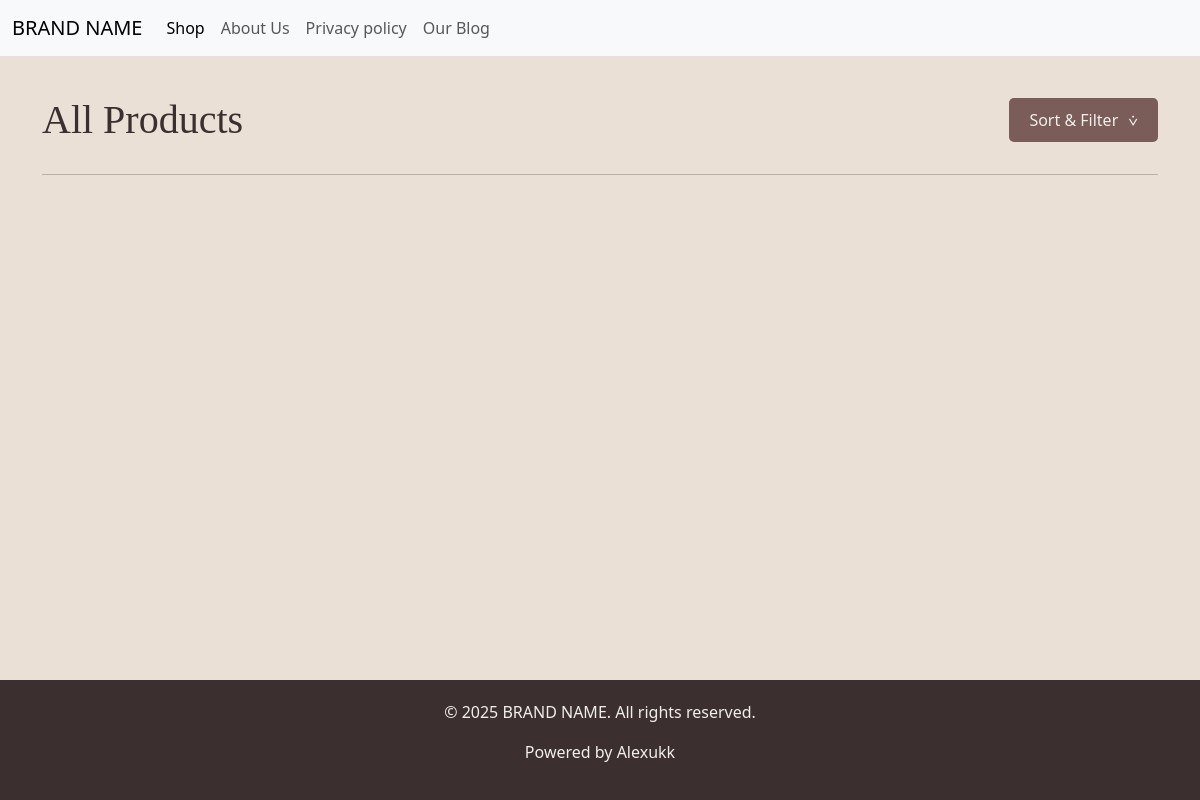
The page /shop on the database as committed earlier.
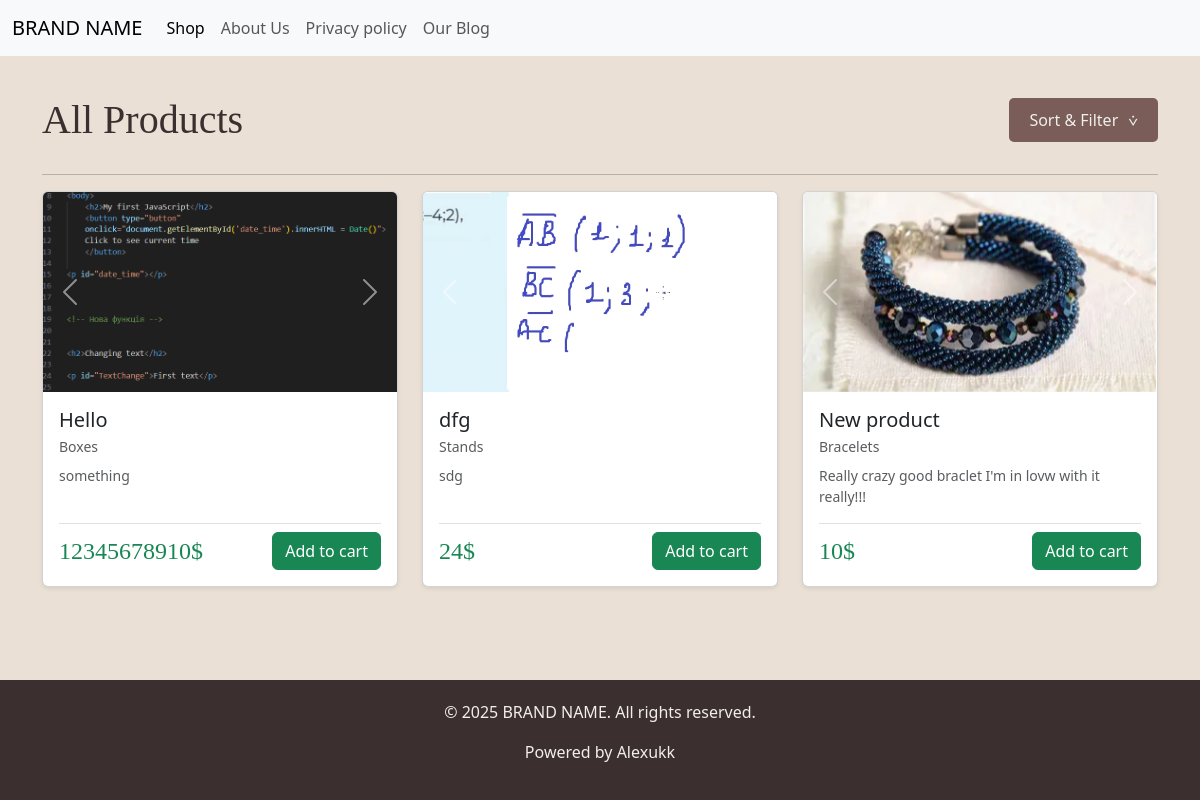
The same page on the database as committed later.
### main.py (models this page shows, shortened)
class Product(db.Model):
    id = db.Column(db.Integer, primary_key=True)
    title = db.Column(db.String(300), nullable=False)
    text = db.Column(db.Text, nullable=False)
    price = db.Column(db.Integer, nullable=False)
    photo1 = db.Column(db.String, nullable=False)
    photo2 = db.Column(db.String, nullable=False)
    photo3 = db.Column(db.String, nullable=False)
    category = db.Column(db.String(100), nullable=True)

### main.py (the view)
@app.route('/shop', methods=['GET'])
def shop():
    sort_by = request.args.get('sort_by')
    category = request.args.get('type')
    query = Product.query
    if category:
        print(f"Filtering by category: {category}")  # Use f-string for better debugging
        query = query.filter_by(category=category.capitalize())
    else:
        print("No category filter applied.")
    if sort_by == 'price_asc':
        query = query.order_by(Product.price.asc())
    elif sort_by == 'price_desc':
        query = query.order_by(Product.price.desc())
    products = query.all()
    return render_template('shop.html', products=products)

### templates/shop.html (shortened to what this page needs)
{% extends "base.html" %}
{% block content %}
    <section class="shop-page container">
        <div class="shop-controls">
            <h1 class="page-title">All Products</h1>
            <div class="dropdown">
                <button class="sort-button">
                    <span>Sort & Filter</span>
                    <span class="arrow">⩒</span>
                </button>
            </div>
        </div>
        <hr>
        <div class="row g-4">
    {% for product in products %}
    <div class="col-12 col-md-6 col-lg-4">
        <div class="card h-100 shadow-sm">
            <div class="product-img-container">
                <div id="productCarousel_{{ product.id }}" class="carousel slide" data-bs-ride="carousel" data-bs-interval="10000">
                    <div class="carousel-inner">
                        {% if product.photo1 %}
                        <div class="carousel-item active">
                            <img src="{{ './static/' + product.photo1}}" class="card-img-top" alt="{{ product.title }} 1">
                        </div>
                        {% endif %}
                    </div>
                    <button class="carousel-control-prev" type="button" data-bs-target="#productCarousel_{{ product.id }}" data-bs-slide="prev">
                        <span class="carousel-control-prev-icon" aria-hidden="true"></span>
                    </button>
                    <button class="carousel-control-next" type="button" data-bs-target="#productCarousel_{{ product.id }}" data-bs-slide="next">
                        <span class="carousel-control-next-icon" aria-hidden="true"></span>
                    </button>
                </div>
            </div> <div class="card-body d-flex flex-column">
                <h5 class="card-title mb-1">{{ product.title }}</h5>
                <p class="text-muted small mb-2">{{ product.category }}</p>
                <p class="card-text flex-grow-1 text-muted small">{{ product.text|truncate(80) }}</p>
                <div class="d-flex justify-content-between align-items-center mt-auto pt-2 border-top">
                    <h4 class="text-success mb-0">{{ product.price }}$</h4>
                    <a href="{{ url_for('addToCart', product_id=product.id) }}" class="btn btn-success">Add to cart</a>
                </div>
            </div>
        </div>
    </div>
    {% endfor %}
</div>
    </section>
{% endblock %}

### templates/base.html (shortened to what this page needs)
<!DOCTYPE html>
<html lang="en">
<head>
    <link rel="stylesheet" href="/static/css/main.css">
    <link href="https://cdn.jsdelivr.net/npm/bootstrap@5.3.8/dist/css/bootstrap.min.css" rel="stylesheet">
</head>
<body>
    <nav class="navbar navbar-expand-lg bg-body-tertiary">
  <div class="container-fluid">
    <a class="navbar-brand" href="{{ url_for('index') }}">BRAND NAME</a>
    <div class="collapse navbar-collapse" id="navbarNavDropdown">
      <ul class="navbar-nav">
        <li class="nav-item">
          <a class="nav-link active" aria-current="page" href="{{url_for('shop')}}">Shop</a>
        </li>
        <li class="nav-item">
          <a class="nav-link" href="{{url_for('aboutUs')}}">About Us</a>
        </li>
        <li class="nav-item">
          <a class="nav-link" href="{{ url_for('privacy_policy') }}">Privacy policy</a>
        </li>
          <li class="nav-item">
          <a class="nav-link" href="{{ url_for('posts') }}">Our Blog</a>
        </li>
      </ul>
    </div>
  </div>
</nav>
    <main>
        {% block content %}{% endblock %}
    </main>
    <footer class="footer">
        <div class="container footer-content">
            <p>&copy; 2025 BRAND NAME. All rights reserved.</p>
            <p class="creator-info">
                Powered by <a href="https://github.com/Alexukk" target="_blank">Alexukk</a>
            </p>
        </div>
    </footer>
</body>
</html>

### static/css/main.css (style rules this page uses)
:root { --dark-coffee: #3C2F2F; --medium-roast: #7A5C58; --latte: #EAE0D5; --cream: #F0EFEA; --text-color: #554A4A; --font-heading: 'Cormorant Garamond', serif; --font-body: 'Montserrat', sans-serif; }
body { font-family: var(--font-body); color: var(--text-color); background-color: var(--medium-roast); margin: 0; line-height: 1.6; display: flex; flex-direction: column; min-height: 100vh; }
main { flex-grow: 1; background-color: var(--latte); }
.container { max-width: 1100px; margin: 0 auto; padding: 0 20px; }
h2, h4 { font-family: var(--font-heading); color: var(--dark-coffee); }
.footer { background-color: var(--dark-coffee); color: var(--cream); text-align: center; padding: 20px 0; }
a { color: inherit; text-decoration: none; transition: color 0.3s ease; }
.footer a { color: var(--cream); text-decoration: none; border-bottom: 1px solid transparent; }
.shop-page { padding: 40px 0; }
.shop-controls { display: flex; justify-content: space-between; align-items: center; margin-bottom: 30px; position: relative; z-index: 10; }
.page-title { font-size: 2.5em; font-family: var(--font-heading); color: var(--dark-coffee); margin: 0; }
.dropdown { position: relative; display: inline-block; }
.sort-button { background-color: var(--medium-roast); color: var(--cream); padding: 10px 20px; font-size: 1em; border: none; cursor: pointer; border-radius: 5px; transition: background-color 0.3s; display: flex; align-items: center; gap: 10px; }
.card-img-top { width: 100%; height: 200px; object-fit: cover; }

Rows that differ between the two databases and show on the page:
added Product: shows a picture, title "Hello", category "Boxes", text "something", price "12345678910"
added Product: shows a picture, title "dfg", category "Stands", text "sdg", price "24"
added Product: shows a picture, title "New product", category "Bracelets", text "Really crazy good braclet I'm in lovw with it really!!!", price "10"
